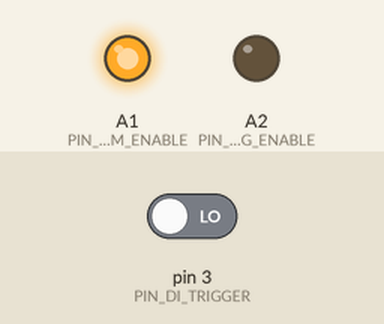
Recording of a sketch running on a simulated Arduino Uno, built with avr-gcc and run on an emulated ATmega328P. Parts: output pins drawn as LEDs (lit = HIGH). Inputs (shaded band) come from the test bench; at power-on: pin 3 (PIN_DI_TRIGGER) LOW. Pins used as bus, display or sensor lines are not drawn.

Above: at 3.2 s.
3.3 s: pin 3 (PIN_DI_TRIGGER) driven HIGH
At 5.8 s:
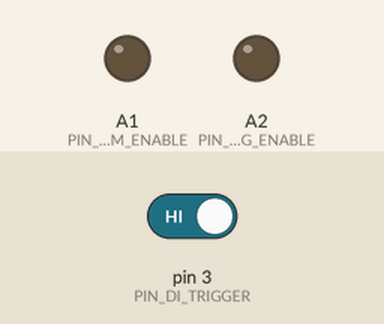
At 8.2 s:
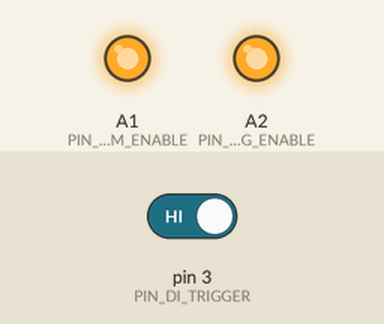
Timing chart, 0 to 51.8 s (numbered marks = the images above; inputs shaded):
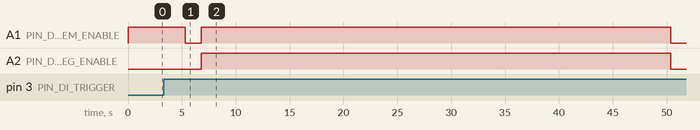

Measured:
- after the input at 3.3 s, A1 (PIN_DO_LED_EM_ENABLE): HIGH → LOW after 2.0 s, → HIGH 1.5 s later, → LOW 43.6 s later; A2 (PIN_DO_5V_REG_ENABLE): LOW → HIGH after 3.5 s, → LOW 43.6 s later

The sketch:

erie_testing_210730_cleaned.ino
```cpp
#define PIN_DI_TRIGGER         3    // Digital input from experiment trigger (active high)
#define PIN_DO_STEP_CP         4    // Digital output to stepper pulse pin (rising edge)
#define PIN_DO_STEP_DIR        5    // Digital output to stepper direction pin (high to open, low to close)
#define PIN_DO_HV_ENABLE       6    // Digital output to high voltage enable (active high)
#define PIN_DO_LED_EM_ENABLE  A1    // Digital output to enable LEDs and electrometer (active high)
#define PIN_DO_5V_REG_ENABLE  A2    // Digital output to enable 5V regulator (active high)

#define PIN_DO_SD_MOSI        11    // Digital output to microSD board pin 4 (SPI MOSI)
#define PIN_DI_SD_MISO        12    // Digital input from microSD board pin 3 (SPI MISO)
#define PIN_DO_SD_SCK         13    // Digital output to microSD board pin 5 (SPI SCK)
#define PIN_DO_SD_CS          A3    // Digital output to microSD board pin 6 (SPI CS)

#define PIN_AI_EM_SIGNAL      A0    // Analog input from electrometer signal on pin 7 (0-5V, 2.5V zero)
#define PIN_DO_EM_RESET        7    // Digital output to electrometer reset on pin 6 (active high)
#define PIN_DO_EM_MUX_A        8    // Digital output to electrometer mux addr A on pin 3 (active high; LSB)
#define PIN_DO_EM_MUX_B        9    // Digital output to electrometer mux addr B on pin 4 (active high)
#define PIN_DO_EM_MUX_C       10    // Digital output to electrometer mux addr C on pin 5 (active high; MSB)
#define PIN_DO_EM_MUX_MASK  0x07    // Base PORTB bit mask (do not change) (defaults to Arduino pins 8,  9, 10)
#define PIN_DO_EM_MUX_SHIFT    0    // Left shift from B00000111 (shift of 1 would give Arduino pins 9, 10, 11)

// TODO: Edit this for full opening - 6750
#define DOOR_MOVE_STEPS 3050

// Pulse stepper by integer number of steps
// NOTE: Sum both delays to get the period of the waveform
void move_stepper(unsigned int steps)
{
  for(unsigned int i = 0; i < steps; i++)
  {
    digitalWrite(PIN_DO_STEP_CP, HIGH);
    delay(3);
    digitalWrite(PIN_DO_STEP_CP, LOW);
    delay(2);
  }
}

// Flash LEDs with time delay in milliseconds
// NOTE: Electrometer will be power cycled as well
void flash_leds(unsigned int time)
{
  digitalWrite(PIN_DO_LED_EM_ENABLE, LOW);
  delay(time);
  digitalWrite(PIN_DO_LED_EM_ENABLE, HIGH);
}

void setup()
{
  pinMode(PIN_DO_5V_REG_ENABLE, OUTPUT); digitalWrite(PIN_DO_5V_REG_ENABLE, LOW);
  pinMode(PIN_DO_LED_EM_ENABLE, OUTPUT); digitalWrite(PIN_DO_LED_EM_ENABLE, HIGH);
  pinMode(PIN_DO_STEP_CP,       OUTPUT); digitalWrite(PIN_DO_STEP_CP,       LOW);
  pinMode(PIN_DO_STEP_DIR,      OUTPUT); digitalWrite(PIN_DO_STEP_DIR,      LOW);
  pinMode(PIN_DI_TRIGGER,       INPUT);

  // TODO: Adjust this delay for flight
  delay(2000);
}

void loop()
{

  // Only start experiment when trigger signal is high
  if(digitalRead(PIN_DI_TRIGGER) == HIGH)
  {

    delay(1000);

    // Debounce the trigger input by checking a second time
    if(digitalRead(PIN_DI_TRIGGER) == HIGH)
    {

      delay(1000);

      // Flash lights to signal experiment start
      flash_leds(1500);

      // Enable microstep driver
      digitalWrite(PIN_DO_5V_REG_ENABLE, HIGH);

      // Wait 3 seconds
      delay(3000);

      // Open the tray door
      digitalWrite(PIN_DO_STEP_DIR, HIGH);
      move_stepper(DOOR_MOVE_STEPS);

      // Stay open 5 seconds
      delay(5000);

      // Close the tray door
      digitalWrite(PIN_DO_STEP_DIR, LOW);
      move_stepper(DOOR_MOVE_STEPS);

      // Wait 5 seconds
      delay(5000);

      // Disable microstep driver
      digitalWrite(PIN_DO_5V_REG_ENABLE, LOW);

      // Flash lights to signal experiment end
      flash_leds(1500);

      // TODO: Adjust this delay for flight
      //delay(3600000);
      delay(20000);

    }

  }

}
```
